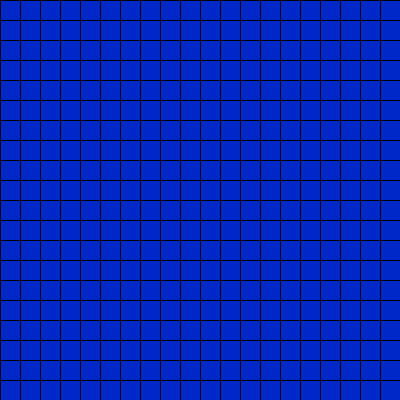
Frame 1 (no input)
Frame 60 (the mouse pressed at the canvas centre just before this capture): identical to frame 1, image omitted
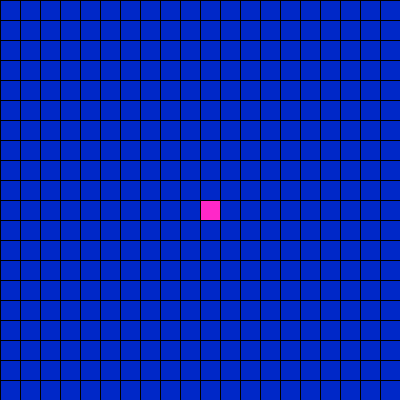
Frame 120 (the mouse held since frame 60 and released just before this capture)

The Processing sketch that drew these frames (run headless with seeded random() and noise(); from frame 60 on, the mouse is pressed at the canvas centre):

// Processing sketch: Conway
// ── Conway.pde
int WIDTH = 400;
int HEIGHT = 400;
int CELL_WIDTH = 20;
int CELL_HEIGHT = 20;

// grid data structure
int[][] GRID = new int[WIDTH][HEIGHT];

void setup() {
  size(400,400);
  background(0);
  frameRate(60);

  // initialize the grid with zeros (if only numpy java)
  for (int i = 0; i < WIDTH/10; i++) {
    for (int j = 0; j < HEIGHT/10; j++) {
       GRID[i][j] = 0; 
    }
  }
}


void draw() {
  drawGrid();
}

void drawGrid() 
{
  // No fourth argument means 100% opacity.
  for (int i = 0; i < WIDTH/10; i++) {
    for (int j = 0; j < HEIGHT/10; j++) {
      fill(20*GRID[i][j]*100,40,200);
      rect(i*CELL_WIDTH, j*CELL_HEIGHT, CELL_WIDTH, CELL_HEIGHT);  
    }   
  }
}

void mousePressed() {
  Double ix = Math.floor(mouseX/CELL_WIDTH);
  Double iy = Math.floor(mouseY/CELL_HEIGHT);
  int x = ix.intValue();
  int y = iy.intValue();
  
  if (GRID[x][y] == 0) {
    GRID[x][y] = 1;
  } else {
    GRID[x][y] = 0; 
  }
  
}
